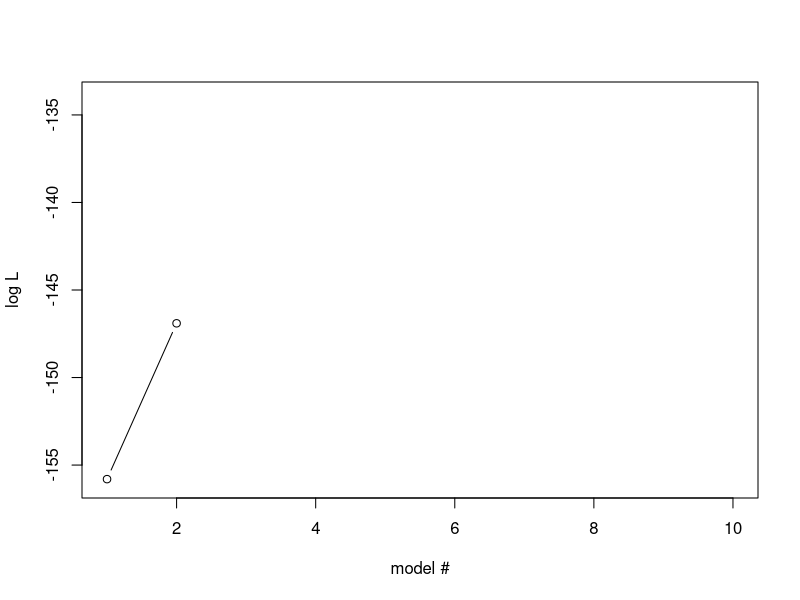
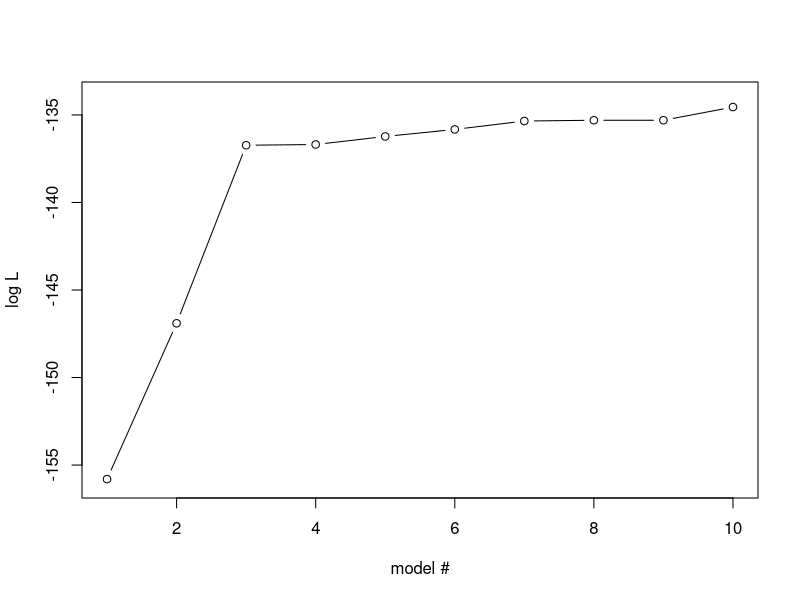
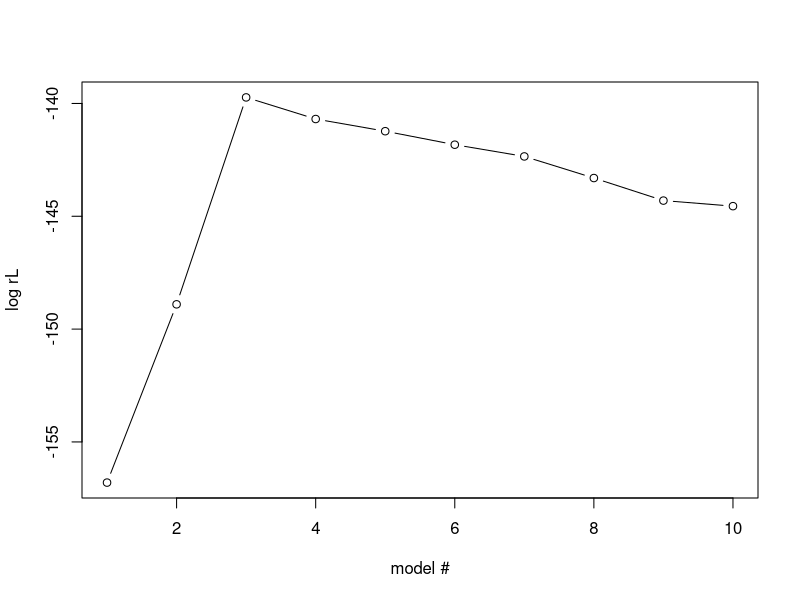
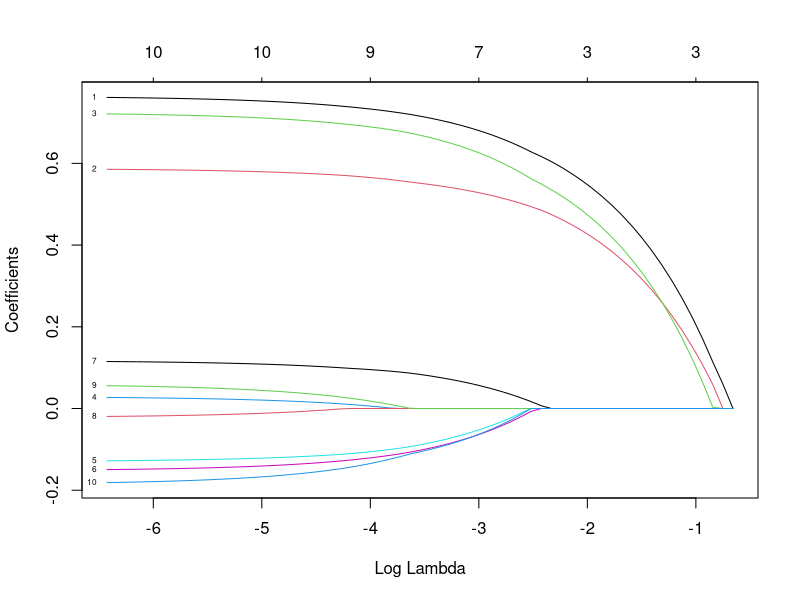
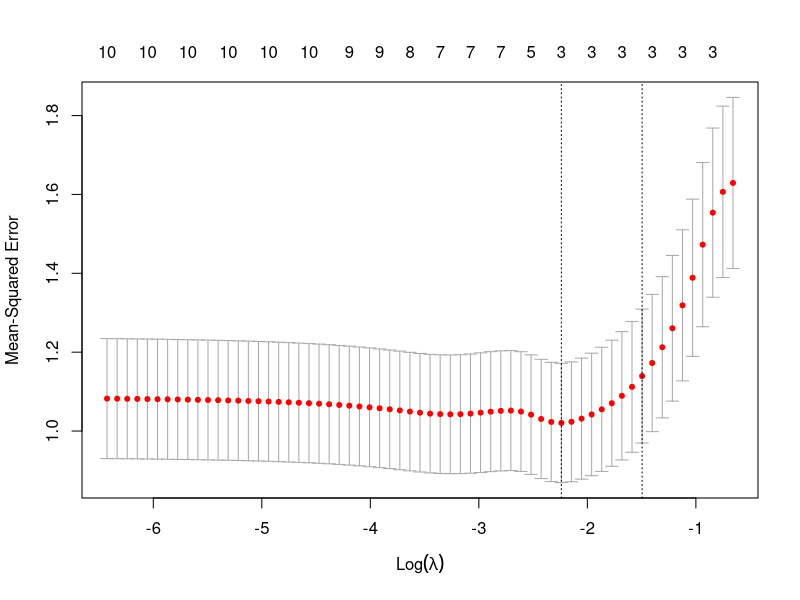
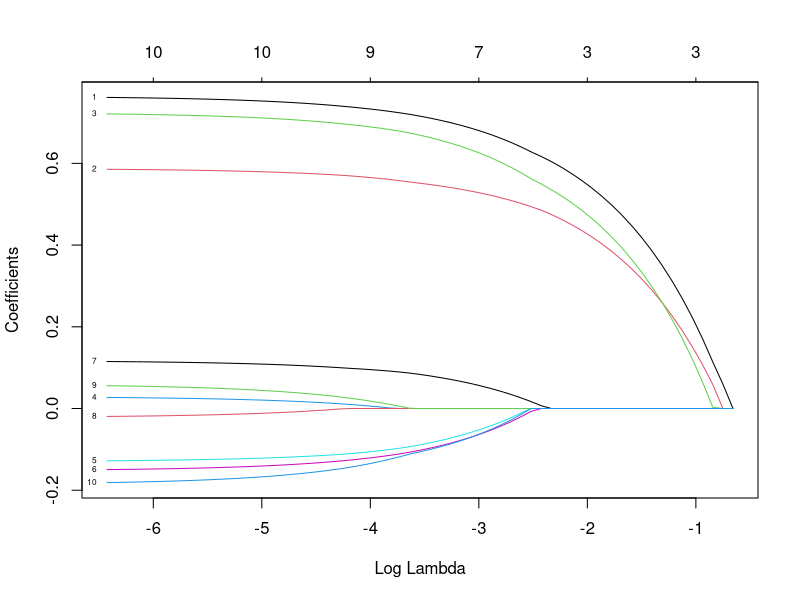

Generate these figures, in order, with R:
## ---- chunk 1
# To obtain exactly the same result as in the demo, set seed to 85
set.seed(85)
## ---- chunk 2
N=100 # number of samples
P=10 # number of variables

# Draw variables, x_{i,1},...,x_{i,P} for all N individuals, from a uniform distribution in interval (0,1) (this is the default interval for runif)
# 1. runif generates N*P+1 values, round them off to 2 decimals
# 2. Put values into a matrix with N rows and P columns
X=matrix(round(runif(N*(P+1),min=0, max=2)), nrow=N, ncol=P)

# generate a y variable from a multivarite lm of 3 first X variables only
# intercept
b0=3
# effect sizes for first three variables
b=c(runif(3, min=0.5, max=1.0))

# generate y for all samples (=rows in X) using only the 3 first variables (columns) of X
Y <- b0 + X[,1] * b[1] + X[,2] * b[2] + X[,3] * b[3] + rnorm(N)

## ---- chunk 3
library(stats)
ll= vector()
for(i in seq(1,P)){
  Xi=X[,seq(1,i)]
  ll[i] <- logLik(lm(Y~Xi))
}
# plot likelihoods for models with 1 and 2 vaiables
plot(ll[1:2], ylab="log L", xlab="model #", type = "b", xlim=c(1,P), ylim=c(floor(min(ll)),ceiling(max(ll)))) 
# xlim and ylim not really necessary here, but I can reuse the plot statement below, so the plots look similar
## ---- chunk 4
# compute loglikelihood (ll) for all models including variables
# 1-i, for i <= P; store results in vector ll
ll= vector()
for(i in seq(1,P)){
  Xi=X[,seq(1,i)]
  ll[i] <- logLik(lm(Y~Xi))
}

# plot ll for all models
plot(ll, ylab="log L", xlab="model #", type = "b", xlim=c(1,P), ylim=c(floor(min(ll)),ceiling(max(ll)))) 

## ---- chunk 5
library(lmtest)
mprev <- lm(Y ~ X[,1])
lrt=data.frame(models=0, ll1=0, ll2=0, lr=0, P = 0, sign=0)
for(i in seq(2,P)){
  m <- lm(Y ~ X[,seq(1,i)])
  fit=lrtest(mprev,m)
  mprev=m
  sign = ifelse(fit$`Pr(>Chisq)`[2]>0.05,"no","yes")#ifelse(fit$`Pr(>Chisq)`[2]>0.01,"*",ifelse(fit$`Pr(>Chisq)`[2]>0.001, "**","***")))
  lr=fit$LogLik[1]-fit$LogLik[2]
  lrt[i-1,] = list(paste0(i-1," vs ", i," variables"), signif(fit$LogLik[1], 5), signif(fit$LogLik[2], 5), format(lr, digits=4), format(fit$`Pr(>Chisq)`[2],digits=3, scientific=-1), sign)
}
library(kableExtra)
kable(lrt,"html",row.names=F, col.names=c("Compared models","logL 1st model","logL 2nd model","logLR", "P-value", "Sign at 0.05"),digits=30, format.args=list(snsmall=0)) %>% kable_styling(bootstrap="striped", font_size = 14, full_width=F)

## ---- chunk 6
# compute loglikelihood (ll) for all models including 1-P variables
rl= vector() 
for(i in seq(1,P)){
  xi=X[,seq(1,i), drop=FALSE]
  fit = lm(Y~xi)
  # Compute the regularized Likelihood
  rl[i] = logLik(fit) - i
}
# plot ll of all models
#plot(rl, xlim=c(1,P), ylim=c(floor(min(rl)),ceiling(max(rl))),ylab="log rL", xlab="model #", type = "b")
plot(rl, xlim=c(1,P), ylab="log rL", xlab="model #", type = "b")

# Identify maximum rL model and print it
maxrl=max(rl)
print(paste("Model",which(ifelse(rl==maxrl,TRUE,FALSE)), "has the maximum rL"))

## ---- chunk 7
library(glmnet)
# run lasso (alpha=1) for linear model (family=gaussian)
fit = glmnet(X,Y, family="gaussian", alpha=1, standardize=T)
## ---- chunk 8
par(mfrow=c(1,1))
plot(fit, xvar="lambda",label=T)
## ---- chunk 9
library(glmnet)
par(mfrow=c(1,1))
# run lasso (alpha=1) for linear model (family=gaussian)
cvglm=cv.glmnet(X,Y, family="gaussian", alpha=1, standardize=T, nfolds=100)

plot(cvglm)
plot(cvglm$glmnet.fit, xvar="lambda",label=T)
minlambda=cvglm$lambda.min
print(minlambda)
## ---- chunk 10
library(dplyr)      # for nice table
library(kableExtra) #for nice table

coefglm=as.data.frame(as.matrix(coef(cvglm, s="lambda.min")))
coefglm=cbind(seq(0,10),c(b0, b, rep(0, 7)),coefglm)
names(coefglm)=c("beta","value (oracle)", paste0("estimate(lambda=",signif(minlambda,3),")"))
kable(coefglm, row.names=F) %>%   kable_styling( font_size = 14)
